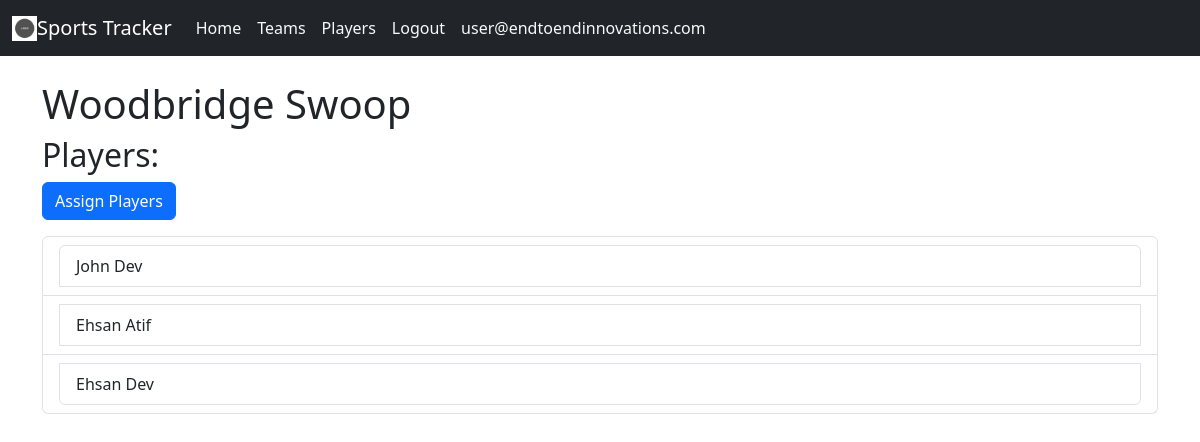
The app's page /teams/1/ (signed in) with its own data.
### main/models.py (models this page shows, shortened)
class Team(models.Model):
    city = models.CharField(max_length=100)
    mascot = models.CharField(max_length=100)

class Player(models.Model):
    first_name = models.CharField(max_length=100)
    last_name = models.CharField(max_length=100)
    teams = models.ManyToManyField(Team)

### main/views.py (the view)
# urls.py: path('teams/<int:pk>/', views.team_detail, name='team_detail'),
@login_required
def team_detail(request, pk):
    team = get_object_or_404(Team, pk=pk)
    return render(request, 'team_detail.html', {'team': team})

### templates/team_detail.html
{% extends "base.html" %}
{% block content %}
    <h1>{{ team.city }} {{ team.mascot }}</h1>
    <h2>Players:</h2>
    <p><a class="btn btn-primary" href="{% url 'assign_players_to_team' team.pk %}">Assign Players</a></p>
    <ul class="list-group">
        {% for player in team.player_set.all %}
        <li class="list-group-item"><a class="list-group-item" href="{% url 'player_detail' player.id %}">{{ player.first_name }} {{ player.last_name }}</a></li>
        {% empty %}
        <li class="list-group-item">No players on this team.</li>
        {% endfor %}
    </ul>
{% endblock %}

### templates/base.html (shortened to what this page needs)
{% load static %}
{% load bootstrap5 %}
{% bootstrap_css %}
<!DOCTYPE html>
<html>
<head>
</head>
<body>
    <nav class="navbar navbar-expand-sm navbar-dark bg-dark">
        <div class="container-fluid">
            <img  src="{% static 'img/e2e_logo.png' %}" alt="EndToEnd Innovations logo" height="25px">
            <a class="navbar-brand" href="{% url 'home' %}">Sports Tracker</a>
            <div class="collapse navbar-collapse" id="mynavbar">
                <ul class="navbar-nav me-auto">
                    <li class="nav-item">
                        {% if request.path == '/' %}
                            <span class="nav-link link-light">Home</span>
                        {% else %}
                            <a class="nav-link link-light" href="{% url 'home' %}">Home</a>
                        {% endif %}
                    </li>
                    <li class="nav-item">
                        {% if request.path == '/teams/' %}
                            <span class="nav-link link-light">Teams</span>
                        {% else %}
                            <a class="nav-link link-light" href="{% url 'team_list' %}">Teams</a>
                        {% endif %}
                    </li>
                    <li class="nav-item">
                        {% if request.path == '/players/' %}
                            <span class="nav-link link-light">Players</span>
                        {% else %}
                            <a class="nav-link link-light" href="{% url 'player_list' %}">Players</a>
                        {% endif %}
                    </li>
                    {% if request.user.is_authenticated %}
                    <li class="nav-item">
                        <a class="nav-link link-light" href="{% url 'logout' %}">Logout</a>
                    </li>
                    <li class="nav-item">
                        <span class="nav-link link-light">{{ request.user.email }}</span>
                    </li>
                    {% else %}
                        <li class="nav-item">
                            <a class="nav-link link-light" href="{% url 'login' %}">Login</a>
                        </li>
                    {% endif %}
                </ul>
            </div>
        </div>
    </nav>
    <div class="container">
        <br>
        {% block content %}
        {% endblock %}
    </div>
</body>
</html>

### records on screen
Team: city "Woodbridge", mascot "Swoop"
Player: first_name "John", last_name "Dev"
Player: first_name "Ehsan", last_name "Atif"
Player: first_name "Ehsan", last_name "Dev"

### other values on screen
{{ request.user.email }} "user@endtoendinnovations.com"
